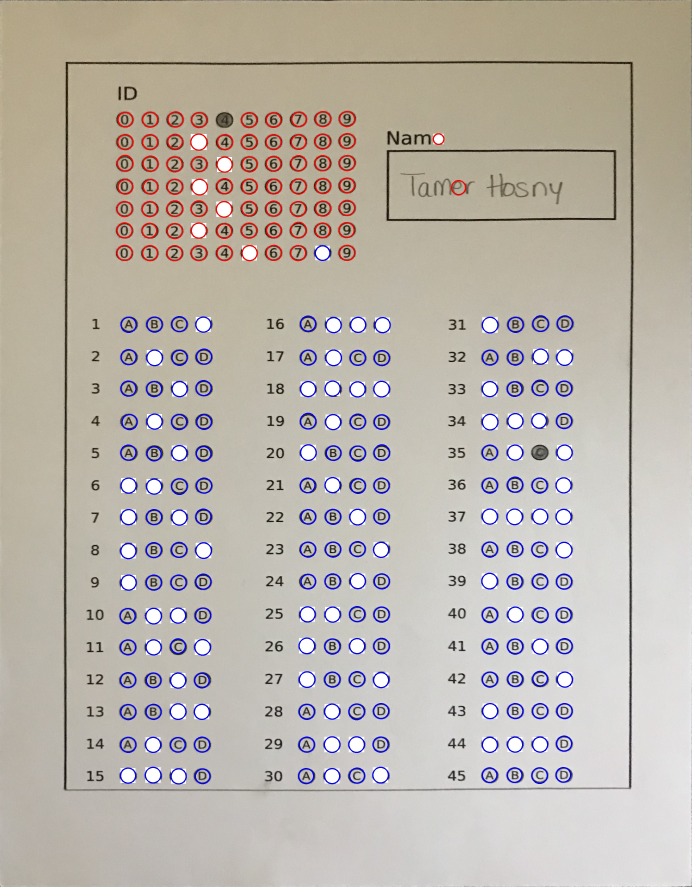
#> input picture IMG_2038.jpg, 2767 x 3546 px, given as the content of the folder ./model_1_images/, which was not available (shown at 1/4 size)
$ python main.py
#> lines starting #> are read from the running program, lines starting #| are printed output that depends on the picture; after the words box and inside, x2 and y2 are one past the last pixel; in counts of white or black regions, pixels touching at a corner belong together; pictures that were not available may be replaced by others from this repository, and a replacement may not be noted
### model_1.py
import cv2
import numpy as np
import skimage.io as io
from matplotlib import pyplot as plt
import pandas as pd
import os

from operator import itemgetter
lowquality={
"inicountq" : 75,
"inithreshq" : 150,
"inicountid" : 90,
"inithreshid" : 154,
"limitx":400,
"limity":100
}

highquality={
    "inicountq" : 1100,
    "inithreshq" : 170,
    "inicountid" : 1000,
    "inithreshid" : 210,
    "limitx": 1600,
    "limity":380
}


idCount = 20


totalCount = 59
# [108 lines left out: functions write_in_xsl, get_code_reults, show_images, get_perspective, not called in this run]
def detect_allcircles(img):
    img_gray = cv2.cvtColor(img, cv2.COLOR_BGR2GRAY)
    img_gray = cv2.GaussianBlur(img_gray, (5, 5), 0)

    rows = img_gray.shape[0]
    maxRadius = 29

    while maxRadius > 0:
        minRadius = maxRadius-1

        while minRadius < maxRadius:
            circles = cv2.HoughCircles(img_gray, cv2.HOUGH_GRADIENT_ALT,
                                       dp=1.5,
                                       minDist=15,
                                       param1=200,
                                       param2=0.9,
                                       minRadius=minRadius,
                                       maxRadius=maxRadius)
            # print(minRadius, maxRadius)
          #  if circles is not None:
            # show_images([img],["title"])


            if circles is not None and (circles.shape[1] == totalCount or circles.shape[1] == totalCount + 1):
               # print(circles.shape[1])


                return circles  # Break out of both loops if the condition is met
            else:
                minRadius -= 1  # Try increasing minRadius

        maxRadius -= 1  # If minRadius loop completes, decrease maxRadius

    return None  # If no suitable combination is found


def getPaper(path):
    img = cv2.imread(path)
    img_gray =cv2.cvtColor(img, cv2.COLOR_BGR2GRAY)
    blurred_image = cv2.GaussianBlur(img_gray, (5, 5), 0)  # remove noise
    (thresh, edges) = cv2.threshold(blurred_image, thresh=0, maxval=255, type=cv2.THRESH_BINARY+ cv2.THRESH_OTSU)
    edges = cv2.dilate(edges, np.array([[1, 1, 1], [1, 1, 1], [1, 1, 1]]))
    contours, _ = cv2.findContours(edges, cv2.RETR_EXTERNAL, cv2.CHAIN_APPROX_SIMPLE)
    contours = sorted(contours, key=cv2.contourArea, reverse=True)
    largest_contour = max(contours, key=cv2.contourArea)

    epsilon = 0.1 * cv2.arcLength(largest_contour, True)
    approx_polygon = cv2.approxPolyDP(largest_contour, epsilon, True)
    hull = cv2.convexHull(approx_polygon)

    # cv2.drawContours(img, largest_contour, contourIdx=-1, thickness=15, color=(255))

    x, y, w, h = cv2.boundingRect(approx_polygon)
    src_points = np.float32(hull)

    if (len(src_points)) > 4:
        print("Can't detect the box")
        return None

    top_left = [0, 0]
    bot_left = [0, h]
    top_right = [w, 0]
    bot_right = [w, h]

    top_left_i = 0
    bot_left_i = 0
    top_right_i = 0
    bot_right_i = 0

    i = 0
    center = [0, 0]
    while i < len(src_points):
        center += src_points[i][0]
        i = i + 1

    center[0] = center[0] / 4
    center[1] = center[1] / 4
    i = 0
    while i < len(src_points):
        v = src_points[i][0] - center
        if v[0] < 0 and v[1] < 0:
            top_left_i = i
        if v[0] > 0 > v[1]:
            top_right_i = i
        if v[0] > 0 and v[1] > 0:
            bot_right_i = i
        if v[0] < 0 < v[1]:
            bot_left_i = i
        i = i + 1

    dst_points = np.float32([
        [0, h],
        [w, h],
        [w, 0],
        [0, 0],
    ])

    dst_points[bot_left_i] = bot_left
    dst_points[bot_right_i] = bot_right
    dst_points[top_left_i] = top_left
    dst_points[top_right_i] = top_right

    # [5 lines of commented-out code are left out]

    perspective_matrix = cv2.getPerspectiveTransform(src_points, dst_points)
    warped_image = cv2.warpPerspective(img, perspective_matrix, (w, h))
    # show_images([warped_image])

    return warped_image
def get_code_and_questions(circles,qualitytype) :
    circles = circles[0]
    circles_y = sorted(circles, key=itemgetter(1))
    i=0
    while i < len(circles_y):
        if(circles_y[i][0]> qualitytype["limitx"] or circles_y[i][1]< qualitytype["limity"] ):
            circles_y= np.delete(circles_y,i,axis=0)
            print("Z:" + str(len(circles_y)))
            i=i-1
        i=i+1

    code_circles = circles_y[0:idCount]
    Question_Circles = circles_y[idCount:]
    # Sort both arrays by y-axis value

    Questions =  []
    i = 0
    while i < len(Question_Circles):
        Questions.append(sorted(Question_Circles[i:i + 3], key=itemgetter(0)))
        i = i + 3
    print(len(Questions))
    Questions=np.uint16(np.around(Questions))
    codes =[]
    i =0
    while i < len(code_circles):
        codes.append(sorted(code_circles[i:i+10], key=itemgetter(0)))
        i = i+10
    # for code in codes:
    #     for j in range (0,10):
    #         code[j]= {j:code[j]}
    codes = np.uint16(np.around(codes))

    # print(Questions)

    return Questions,codes

# [50 lines left out: function get_questions_results, not called in this run]

def main() :
    files = os.listdir('./model_1_images/')


    jpg_files = [file for file in files if file.lower().endswith(".jpg")]

    for jpg_file in jpg_files:

        file_path = os.path.join("./model_1_images/", jpg_file)
        img = getPaper(file_path)
        qualitytype=""
        if(img.shape[0]<1000):
            qualitytype=lowquality
        else:
            qualitytype=highquality


        circles = detect_allcircles(img)


        Questions, codes = get_code_and_questions(circles,qualitytype=qualitytype)

        question_results = get_questions_results(Questions,img,qualitytype=qualitytype)
        code_results = get_code_reults(codes,img,qualitytype=qualitytype)
        print("code:",code_results)
        write_in_xsl(question_results,jpg_file)
        if circles is not None:
            for i in Questions:
                for j in i:
                    center = (j[0], j[1])
                    radius = j[2]
                    cv2.circle(img, center, radius, (255, 0, 0), 3)
            for i in codes:
                for j in i:
                    center = (j[0], j[1])
                    radius = j[2]
                    cv2.circle(img, center, radius, (0, 0, 255), 3)
            file_path = os.path.join("./model_1_results/", jpg_file)
            cv2.imwrite(file_path, img)

    # show_images([img],["title"])

### main.py
import model_1
import model_2
import model_3
import model_4
def main():
    mode= input("Choose Model Mode")
#> the answer given: 1
    if mode == "1":
        model_1.main()
#> in getPaper, img is the input picture: shape (3546, 2767, 3); mean B, G, R 171.8, 180.2, 187.1
#> in getPaper, `img_gray =cv2.cvtColor(img, cv2.COLOR_BGR2GRAY)`:
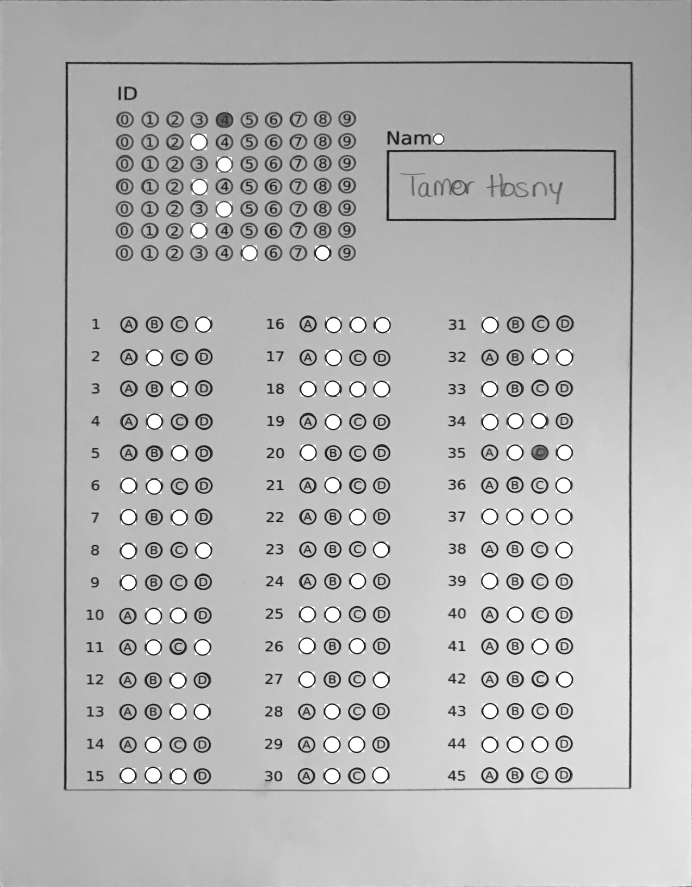
#> img_gray: shape (3546, 2767) (shown at 1/4 size); min 0, max 255, mean 181.3
#> in getPaper, `(thresh, edges) = cv2.threshold(blurred_image, thresh=0, maxval=255, t..`:
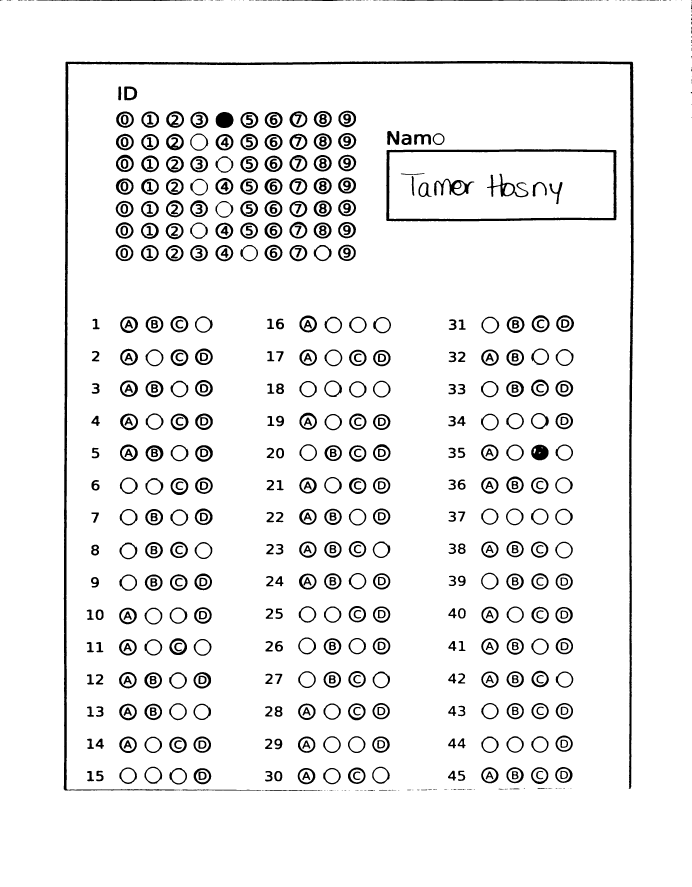
#> edges: shape (3546, 2767) (shown at 1/4 size); 93.8% white; 627 black regions (76 under 20 px), largest, box (x1, y1, x2, y2) and area: (255, 243, 2535, 3162) 79880, (1545, 597, 2466, 886) 22794, (863, 448, 934, 512) 3658
#> in getPaper, `(thresh, edges) = cv2.threshold(blurred_image, thresh=0, maxval=255, t..`: thresh = 130
#> in getPaper, `edges = cv2.dilate(edges, np.array([[1, 1, 1], [1, 1, 1], [1, 1, 1]]))`:
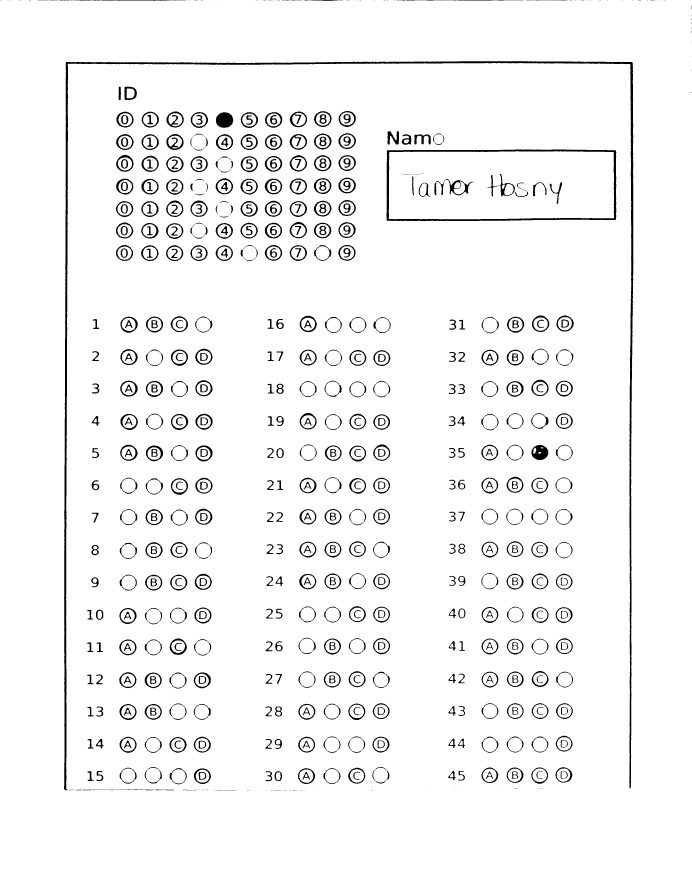
#> edges: shape (3546, 2767) (shown at 1/4 size); 95.9% white; 636 black regions (98 under 20 px)
#> in getPaper, `contours, _ = cv2.findContours(edges, cv2.RETR_EXTERNAL, cv2.CHAIN_APP..`: contours = 1 contour; box (x1, y1, x2, y2) and area: (0, 0, 2767, 3546) 9802944
#> in getPaper, `largest_contour = max(contours, key=cv2.contourArea)`: largest_contour = contour of 450 points, box (x1, y1, x2, y2) (0, 0, 2767, 3546), area 9802944
#> in getPaper, `epsilon = 0.1 * cv2.arcLength(largest_contour, True)`: epsilon = 1271.8
#> in getPaper, `approx_polygon = cv2.approxPolyDP(largest_contour, epsilon, True)`: approx_polygon = [[1, 1], [0, 3545], [2766, 3545], [2766, 0]]
#> in getPaper, `hull = cv2.convexHull(approx_polygon)`: hull = [[2766, 0], [2766, 3545], [0, 3545], [1, 1]]
#> in getPaper, `x, y, w, h = cv2.boundingRect(approx_polygon)`: x = 0; w = 2767; h = 3546
#> in getPaper, `src_points = np.float32(hull)`: src_points = [[2766, 0], [2766, 3545], [0, 3545], [1, 1]]
#> in getPaper, `bot_left = [0, h]`: bot_left = [0, 3546]
#> in getPaper, `top_right = [w, 0]`: top_right = [2767, 0]
#> in getPaper, `bot_right = [w, h]`: bot_right = [2767, 3546]
#> the loop in getPaper, `while i < len(src_points):` made 4 passes
#> center on passes 1 to 4: [2766, 0], [5532, 3545], [5532, 7090], [5533, 7091]
#> after the loop in getPaper, `while i < len(src_points):`: i = 4
#> the loop in getPaper, `while i < len(src_points):` made 4 passes
#> (v, top_right_i) on pass 1: ([1382.8, -1772.8], 0)
#> (v, bot_right_i) on pass 2: ([1382.8, 1772.2], 1)
#> in getPaper, `dst_points = np.float32([ [0, h], [w, h], [w, 0], [0, 0], ])`: dst_points = [[0, 3546], [2767, 3546], [2767, 0], [0, 0]]
#> in getPaper, `perspective_matrix = cv2.getPerspectiveTransform(src_points, dst_points)`: perspective_matrix = [[1, 0.000282, -1], [0.000362, 1, -1], [1.02e-07, 1.02e-07, 1]]
#> after the loop in detect_allcircles, `while maxRadius > 0:`: maxRadius = 29
#> in main, `circles = detect_allcircles(img)`: circles = 60 rows, first 8: [1530, 1300.5, 27.67], [513, 2205, 27.66], [2061, 2979, 27.61], [712.5, 2463, 27.68], [714, 3106.5, 27.81], [712.5, 2722.5, 27.76], [2061, 1810.5, 27.72], [2259, 1810.5, 27.71]
#> in get_code_and_questions, `circles_y = sorted(circles, key=itemgetter(1))`: circles_y = 60 items, first 6: [600, 570, 27.89], [499.5, 652.5, 28], [898.5, 744, 27.88], [795, 834, 27.95], [795, 921, 28.02], [997.5, 1012.5, 27.88]
#> the loop in get_code_and_questions, `while i < len(circles_y):` made 60 passes
#> i on passes 1 to 12: 1, 2, 3, 4, 5, 6, 7, 8, 9, 10, 10, 10
#| Z:59
#| Z:58
#| Z:57
#| Z:56
#| Z:55
#| Z:54
#| Z:53
#| Z:52
#> (further printed lines are left out)
#> after the loop in get_code_and_questions, `while i < len(circles_y):`: circles_y = 46 rows, first 8: [600, 570, 27.89], [499.5, 652.5, 28], [898.5, 744, 27.88], [795, 834, 27.95], [795, 921, 28.02], [997.5, 1012.5, 27.88], [813, 1297.5, 27.86], [1432.5, 1299, 27.78]; i = 46
#> in get_code_and_questions, `code_circles = circles_y[0:idCount]`: code_circles = 20 rows, first 8: [600, 570, 27.89], [499.5, 652.5, 28], [898.5, 744, 27.88], [795, 834, 27.95], [795, 921, 28.02], [997.5, 1012.5, 27.88], [813, 1297.5, 27.86], [1432.5, 1299, 27.78]
#> in get_code_and_questions, `Question_Circles = circles_y[idCount:]`: Question_Circles = 26 rows, first 8: [616.5, 1947, 27.84], [513, 2068.5, 28], [717, 2070, 27.86], [715.5, 2199, 27.8], [814.5, 2202, 28.17], [513, 2205, 27.66], [1431, 2325, 27.78], [813, 2326.5, 27.63]
#> the loop in get_code_and_questions, `while i < len(Question_Circles):` made 9 passes
#> i on passes 1 to 9: 3, 6, 9, 12, 15, 18, 21, 24, 27
#> after the loop in get_code_and_questions, `while i < len(Question_Circles):`: Questions = 9 items; i = 27
#| 9
    elif mode == "2":
        model_2.main()
    elif mode == "3":
        model_3.main()
    else :
        model_4.main()
if __name__ == '__main__':
#> (the run stopped early here; a loop or call above may not have finished)
